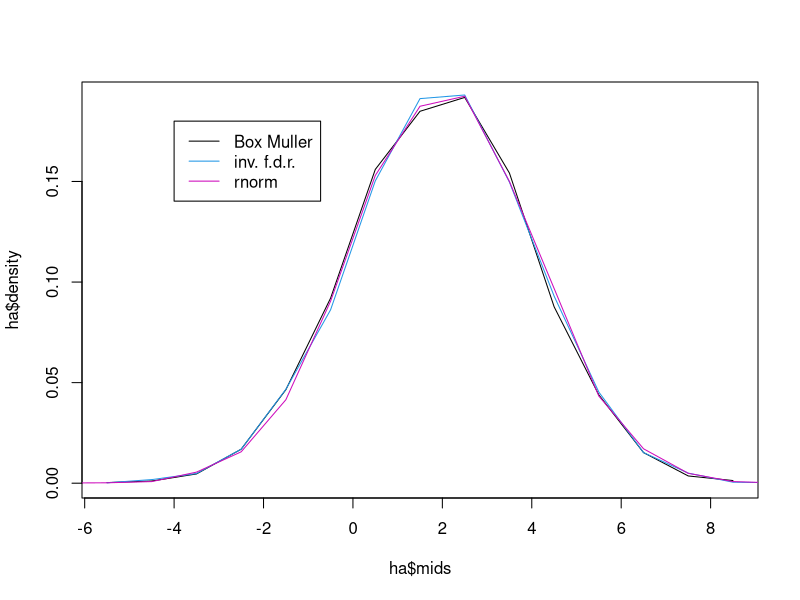
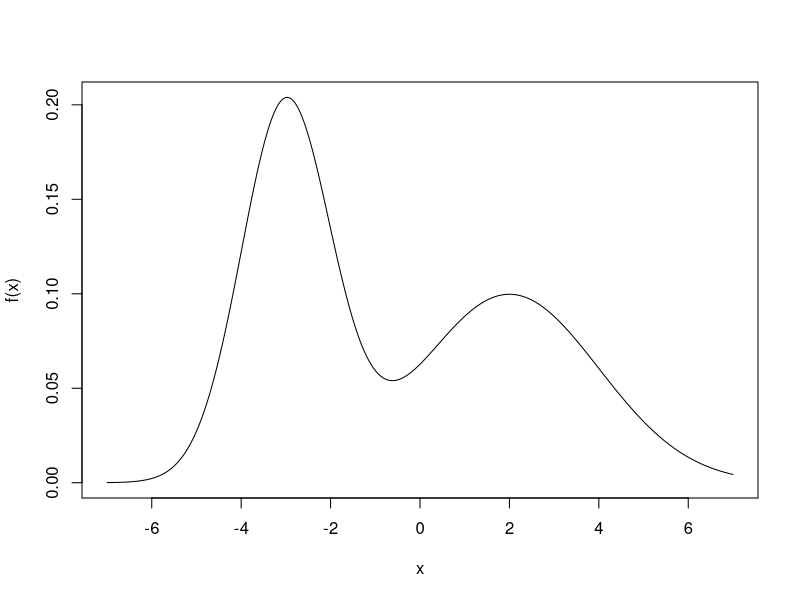
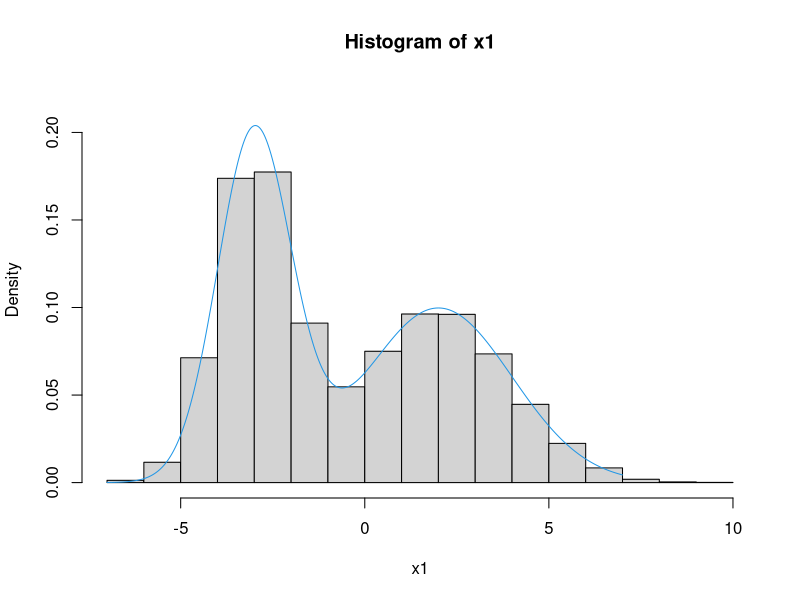
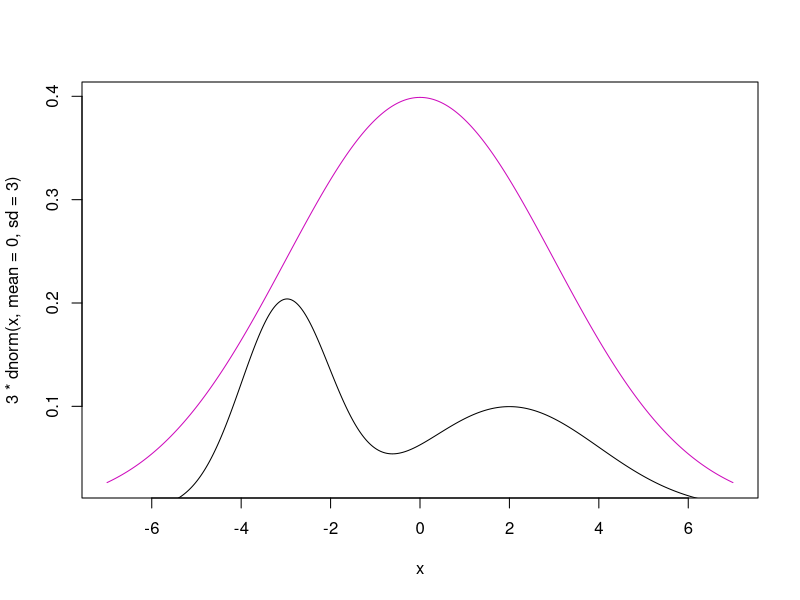
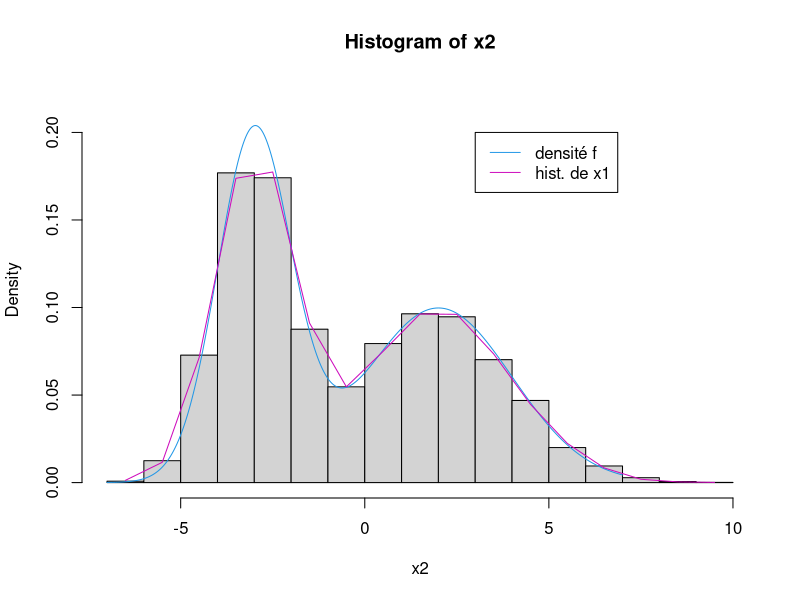

Write the R code that produced these figures, in order.
#Partie I
#Q1)

MABOXMULLER <- function (n)
    {
        m <- 2*ceiling(n/2)
        U <- runif(m)#On tire autant d'uniformes qu'il faut ( n+1
                     #si n est impair ) 

        R=-2*log(U[1:(m/2)])
        R=sqrt(R)

        T=2*pi*U[(m/2+1):m]

        X=R*cos(T)
        Y=R*sin(T)

        res<- c(X,Y)#NB: notons qu'on a fait un choix arbitraire de l'ordre dans lequel on remplit le vecteur
                 # ...comme les composantes sont des gausiennes indépendantes, peu importe.

       return (res[1:n])


    }

#Q3)

#Simulation de la gaussienne par inversion de la fonction de répartition
SIMUNORMINVFDR <- function (n,m,s)
    {
        U <- runif(n)

        X <- qnorm(U,mean=m,sd=s)

        return (X)

    }

#Simulation des trois échantillons
Xa <- 2+2*MABOXMULLER(10000)
Xb <- SIMUNORMINVFDR(10000,2,2)
Xc <- rnorm(10000,mean=2,sd=2)

#On utilise la fonction hist mais on ne trace pas
ha=hist(Xa,plot=FALSE)
hb=hist(Xb,plot=FALSE)
hc=hist(Xc,plot=FALSE)

#On trace les histogrammes sous forme de lignes pour plus de lisibilité
plot(ha$mids,ha$density,type="l")
lines(hb$mids,hb$density,col=4)
lines(hc$mids,hc$density,col=14)

legend(-4,0.18,legend=c("Box Muller","inv. f.d.r.", "rnorm"),col=c("black",4,14),lty=c(1,1,1))

#Partie II
#Q2)

x <- seq(-7,7,by=0.01)

f <- function (x)
    {
        0.5*dnorm(mean=-3,sd=1,x)+0.5*dnorm(mean=2,sd=2,x)}

plot(x,f(x),type="l")

#Q4)
tirageXcond <- function (n)
    {
        U <- runif(n)

        X=rnorm(mean=-3,sd=1,n)*(U<0.5)+rnorm(mean=2,sd=2,n)*(U>0.5)

        return(X)
    }

x1 <- tirageXcond(10000)

hist(x1,prob=TRUE,ylim=c(0, 0.22))

lines(x,f(x),col=4)

#Q5)
plot(x,3*dnorm(x,mean=0, sd=3),type="l",col=14)
lines(x,f(x))

#Q6)
TIRAGEMELANGEREJET <- function()
    {
        #Initialisation à des valeurs arbitraires pour passer dans la boucle while une première fois
        U=2

        test=0

        while (U>test)
            {
                Y <- rnorm(1,mean=0,sd=3)
                U <- runif(1)
                test=f(Y)/dnorm(Y,mean=0,sd=3)/3
            }

        return (Y)
    }
        
#Q7)
x2=NULL
for (i in 1:10000)
    x2=c(x2, TIRAGEMELANGEREJET())

hist(x2,prob=TRUE,ylim=c(0,0.22))

lines(x,f(x),col=4)

#On retrace l'histogramme de x1 sous forme de ligne pour plus de lisibilité
hx1=hist(x1,plot=FALSE)

lines(hx1$mids,hx1$density,col=14)

legend(3,0.2,legend=c("densité f","hist. de x1"),col=c(4,14),lty=c(1,1,1))


